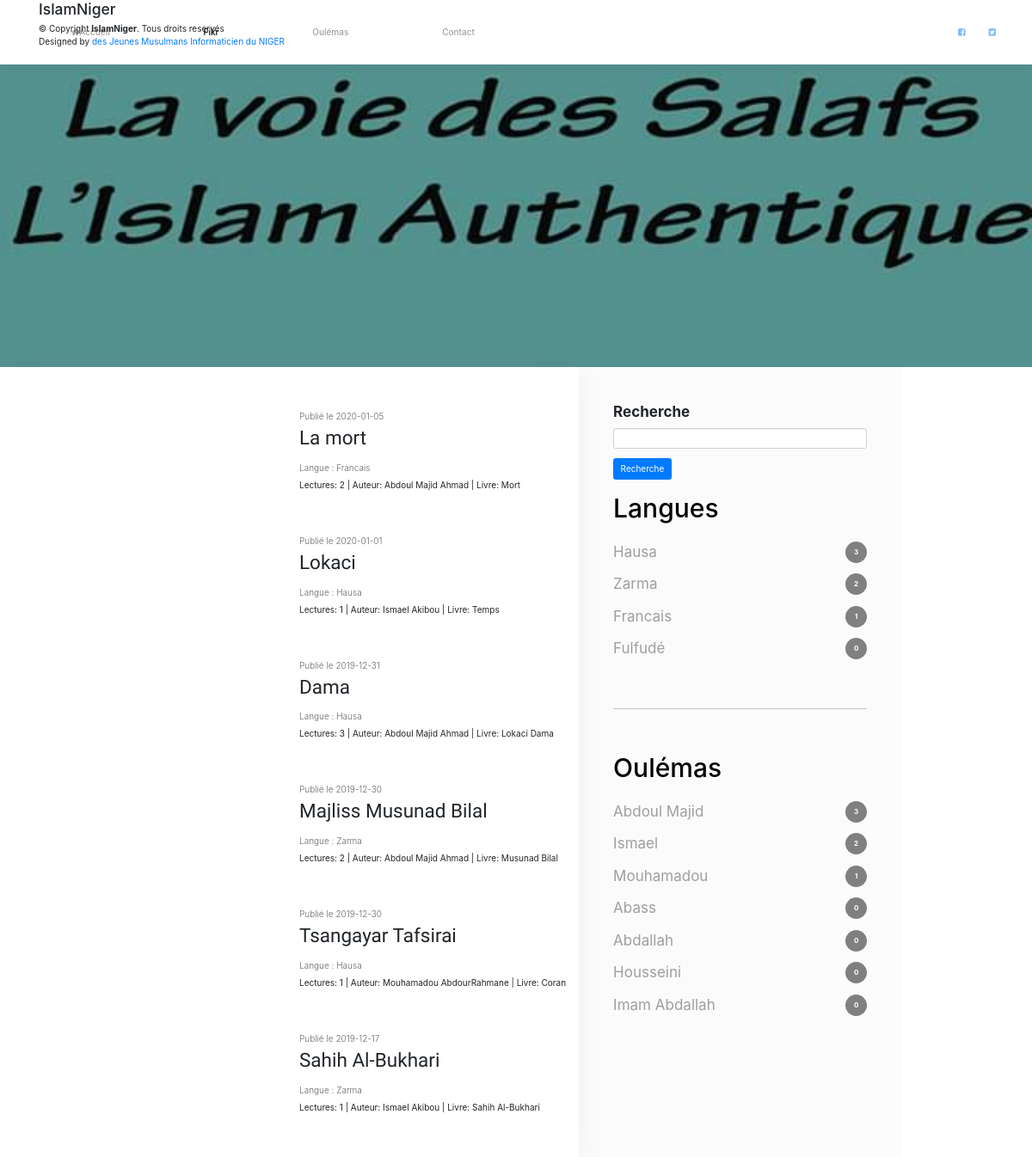
Screenshot of /index.php?p=fikrs.index with the database file from the repository.
### tables this page shows
CREATE TABLE `fikrs` (
  `id` int(11) NOT NULL,
  `titre` varchar(255) NOT NULL,
  `livre` varchar(255) NOT NULL,
  `auteur` int(11) NOT NULL,
  `date` date NOT NULL,
  `langue_id` int(11) NOT NULL
);

CREATE TABLE `langues` (
  `id` int(11) NOT NULL,
  `code` varchar(10) NOT NULL,
  `titre` varchar(255) NOT NULL
);

CREATE TABLE `auteurs` (
  `id` int(11) NOT NULL,
  `nom` varchar(255) NOT NULL,
  `prenom` varchar(255) NOT NULL,
  `statut` int(11) NOT NULL,
  `region` int(11) NOT NULL,
  `description` varchar(255) NOT NULL,
  `photo` varchar(255) NOT NULL
);

### core/Controller/Controller.php (called while the page is built, shortened)
<?php
class Controller
{
    protected $viewPath;
    protected function render($view, $variables = []){
        extract($variables);
        require($this->viewPath . str_replace('.', '/', $view) . '.php');
    }
}

### app/Controller/FikrsController.php (called while the page is built, shortened)
<?php
class FikrsController extends AppController
{
    public function index(){
        $fikrs = $this->Fikr->lastFikr();
        $auteurs = $this->Auteur->allWithCountFikr();
        $langues = $this->Langue->allWithCountFikr();
        $form = new BootstrapForm($_POST);
       $this->render('fikrs.index', compact('fikrs', 'auteurs', 'langues', 'form', 'errors'));
    }
}

### index.php (called while the page is built, shortened)
<?php
if(isset($_GET['p'])){
    $page = $_GET['p'];
} else{
    $page = 'annonces.index';
}
$page = explode('.', $page);
if($page[0] == 'admin'){
    $controller = '\App\Controller\Admin\\' . ucfirst($page[1]) . 'Controller';
    $action = $page[2];
} else {
    $action = $page[1];
}
$controller = new $controller();
$controller->$action();

### core/Table/Table.php (called while the page is built, shortened)
<?php
class Table
{
    protected $db;
    public function __construct(Database $db){
        $this->db = $db;
    }
    public function query($statement, $attributes = null, $one = false){
        if($attributes){
            return $this->db->prepare(
                $statement,
                $attributes,
                str_replace('Table', 'Entity', get_class($this)),
                $one
            );
        } else {
            return $this->db->query(
                $statement,
                str_replace('Table', 'Entity', get_class($this)),
                $one
            );
        }
    }
}

### core/Database/MysqlDatabase.php (called while the page is built, shortened)
<?php
class MysqlDatabase extends Database
{
    private $pdo;
    private function getPDO(){
        if($this->pdo === null){
            $pdo = new PDO('mysql:dbname=islamNiger;host=localhost', 'root', '');
            $pdo->setAttribute(PDO::ATTR_ERRMODE, PDO::ERRMODE_EXCEPTION);
            $this->pdo = $pdo;
        }
        return $this->pdo;
    }
    public function query($statement, $class_name = null, $one = false){
        $req = $this->getPDO()->query($statement);
        if($class_name === null){
            $req->setFetchMode(PDO::FETCH_OBJ);
        } else {
            $req->setFetchMode(PDO::FETCH_CLASS, $class_name);
        }
        if($one){
            $datas = $req->fetch();
        }
        else{
            $datas = $req->fetchAll();
        }
        return $datas;
    }
}

### app/Table/FikrTable.php (called while the page is built, shortened)
<?php
class FikrTable extends Table
{
    public function lastFikr(){
        return $this->query("
            SELECT fikrs.id, fikrs.titre, fikrs.livre, fikrs.date, auteurs.nom, auteurs.prenom, langues.titre as langue, (SELECT COUNT(datas.id) FROM datas WHERE datas.fikr=fikrs.id) as nombre
            FROM fikrs
            LEFT JOIN auteurs ON auteur=auteurs.id
            LEFT JOIN langues ON langue_id=langues.id
            ORDER BY fikrs.date DESC
        ");
    }
}

### app/Autoloader.php (called while the page is built, shortened)
<?php
class Autoloader
{
    static function autoload($class){
        if(strpos($class, __NAMESPACE__ . '\\') === 0)
        {
            $class = str_replace(__NAMESPACE__ . '\\', '', $class);
            $class = str_replace('\\', '/', $class);
        }
    }
}

### core/Autoloader.php (called while the page is built, shortened)
<?php
class Autoloader
{
    static function autoload($class){
        if(strpos($class, __NAMESPACE__ . '\\') === 0)
        {
            $class = str_replace(__NAMESPACE__ . '\\', '', $class);
            $class = str_replace('\\', '/', $class);
        }
    }
}

### app/Entity/FikrEntity.php (called while the page is built, shortened)
<?php
class FikrEntity extends Entity
{
    public function getUrl(){
        return 'index.php?p=fikrs.detail&id=' . $this->id;
    }
}

### core/Entity/Entity.php (called while the page is built, shortened)
<?php
class Entity
{
    public function __get($key){
        return $this->$key;
    }
}

### app/Table/LangueTable.php (called while the page is built, shortened)
<?php
class LangueTable extends Table
{
    public function allWithCountFikr(){
        return $this->query("
            SELECT langues.id, langues.code, langues.titre, (SELECT COUNT(fikrs.id) FROM fikrs WHERE fikrs.langue_id=langues.id) as nombre
            FROM langues
        ");
    }
}

### app/Table/AuteurTable.php (called while the page is built, shortened)
<?php
class AuteurTable extends Table
{
    public function allWithCountFikr(){
        return $this->query("
            SELECT auteurs.id, auteurs.nom, auteurs.prenom, (SELECT COUNT(fikrs.id) FROM fikrs WHERE fikrs.auteur=auteurs.id) as nombre
            FROM auteurs
        ");
    }
}

### app/Views/fikrs/index.php (the view, shortened to what this page needs)
<div class="banniere"></div>
<div class="body">
    <main class="main">
        <div class="container">
        <?php foreach($fikrs as $fikr): ?>
            <article class="article">
                <div class="article-date">Publié le <?= $fikr->date;?></div>
                <h2 class="article-title"><a href="<?= $fikr->url?>"><?= $fikr->titre ?></a></h2>
                <div class="article-date">Langue : <?= $fikr->langue ?></div>
                <p>Lectures: <span><?= $fikr->nombre ?></span> | Auteur: <span><?= $fikr->nom .' '. $fikr->prenom; ?></span> | Livre: <span><?= $fikr->livre ?></span></p>
            </article>
        <?php endforeach; ?>
        </div>
    </main>
    <aside class="sidebar">
        <form method="post">
            <?= $form->input('search', 'Recherche'); ?><button class="btn btn-primary">Recherche</button>
        </form>
        <h4 class="sidebar-title">Langues</h4>
        <ul>
            <?php foreach($langues as $langue): ?>
                <li><a href="?p=fikrs.langue&id=<?= $langue->id;?>" data-count="<?= $langue->nombre;?>"><?= $langue->titre;?></a></li>
            <?php endforeach; ?>
        </ul>
        <hr>
        <h4 class="sidebar-title">Oulémas</h4>
        <ul>
            <?php foreach($auteurs as $auteur): ?>
            <li><a href="?p=fikrs.auteur&id=<?= $auteur->id;?>" data-count="<?= $auteur->nombre;?>"><?= $auteur->nom; $auteur->prenom;?></a></li>
            <?php endforeach; ?>
        </ul>
    </aside>
</div>

### public/css/style.css (style rules this page uses)
* { -webkit-box-sizing: border-box; box-sizing: border-box; }
body, html { font-size: 16px; color: rgba(0, 0, 0, .87); font-family: "Montserrat", sans-serif; line-height: 1.6; margin: 0; font-weight: 400; }
.banniere { height: 427px; background: no-repeat center center / cover url("../img/voie.jpg"); }
.main { background:#FFF; -webkit-box-shadow: 0 4px 30px rgba(0, 0, 0, .05); box-shadow: 0 4px 30px rgba(0, 0, 0, .05); position: relative; z-index: 2; }
.main .container { overflow: hidden; }
.sidebar { position: relative; padding: 40px; font-size: 17px; z-index: 1; background: #FBFBFB; }
.sidebar-title { font-size: 30px; color: #000; margin: 15px 0; }
.sidebar a { color: #9F9F9F; text-decoration: none; }
.sidebar ul { margin: 0; padding: 0; list-style: none; }
.sidebar li { padding: 6px 0; }
.sidebar hr { border: none; background: #C4C4C4; height: 1px; margin: 50px 0; }
.container { margin: 0 auto; max-width: 940px; }
.article { margin: 50px 0; }
.article a { color: inherit; text-decoration: none; }
.article-date { font-weight: 300; color: rgba(0, 0, 0, .6); margin-bottom: 5px; }
.article-title { font-size: 2.25rem; line-height: 1.1; font-family: "Cardo", serif; margin: 0 0 15px 0; }
.article-title::after { content:''; display: block; width: 100px; background: #000; }
.sidebar li a::after { content: attr(data-count); float:right; background: grey; width: 25px; height: 25px; line-height: 25px; text-align: center; color: #FFF; border-radius: 50%; font-size: 0.8rem; font-weight: bold; }
@media only screen and (min-width:740px) { .article { padding-left: 333px; position: relative; } }
@media only screen and (min-width: 1100px) { .body { display:flex; } }
@media only screen and (min-width: 1100px) { .sidebar { flex: none; width: 375px; } }

### rows the page displays
fikrs: date "2020-01-05", titre "La mort", langue "Francais", nombre "2", nom "Abdoul Majid", prenom "Ahmad", livre "Mort"
fikrs: date "2020-01-01", titre "Lokaci", langue "Hausa", nombre "1", nom "Ismael", prenom "Akibou", livre "Temps"
fikrs: date "2019-12-31", titre "Dama", langue "Hausa", nombre "3", nom "Abdoul Majid", prenom "Ahmad", livre "Lokaci Dama"
fikrs: date "2019-12-30", titre "Majliss Musunad Bilal", langue "Zarma", nombre "2", nom "Abdoul Majid", prenom "Ahmad", livre "Musunad Bilal"
fikrs: date "2019-12-30", titre "Tsangayar Tafsirai", langue "Hausa", nombre "1", nom "Mouhamadou", prenom "AbdourRahmane", livre "Coran"
fikrs: date "2019-12-17", titre "Sahih Al-Bukhari", langue "Zarma", nombre "1", nom "Ismael", prenom "Akibou", livre "Sahih Al-Bukhari"
langues: titre "Hausa"
langues: titre "Zarma"
langues: titre "Francais"
langues: titre "Fulfudé"
auteurs: nom "Abdoul Majid"
auteurs: nom "Ismael"
auteurs: nom "Mouhamadou"
auteurs: nom "Abass"
auteurs: nom "Abdallah"
auteurs: nom "Housseini"
auteurs: nom "Imam Abdallah"

### other values shown
$label "Recherche"
